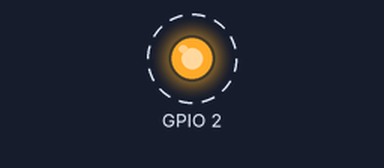
Simulated run of this program. Board: Raspberry Pi (BCM pin numbers). Parts: output pins drawn as LEDs (lit = HIGH). Dashed ring = blinking. What the program prints to the terminal is not drawn.

Above: at 0.5 s.
Timing chart, 0 to 4.6 s (numbered marks = the images above):
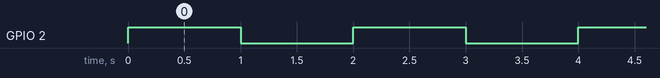

Measured:
- by itself, GPIO 2: alternates HIGH for 1.0 s and LOW for 1.0 s

The program:

gpio_led_base.py
```python
# IWDEV Pi Blinking LED

import RPi.GPIO as GPIO
import time


# set GPIO Mode

GPIO.setmode(GPIO.BCM)

# set pin mode
GPIO.setup(02,GPIO.OUT)


# set inital pin state

GPIO.output(02,False)


# start a loop to control the lights.

while True:
    print "Red on"
    GPIO.output(02,True)
    time.sleep(1)
    print "Red off"
    GPIO.output(02,False)
    time.sleep(1)
```
